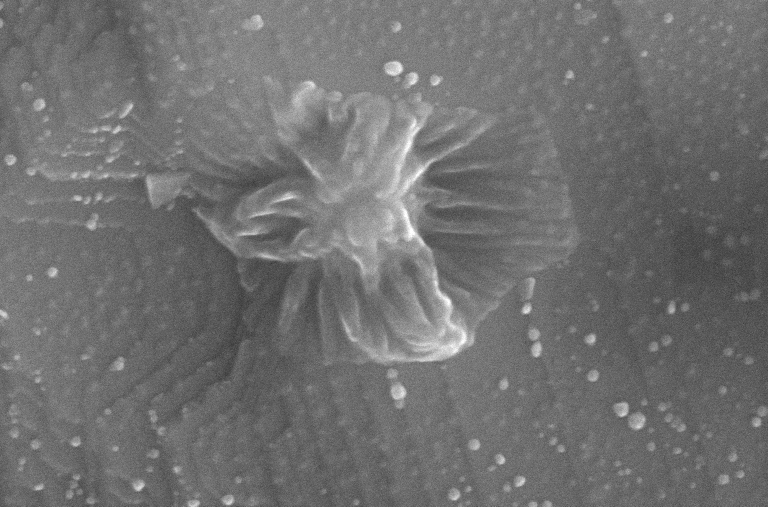
#> input picture SEM/Fresh Selection/1/G1BTO_005-1.png, 1536 x 1013 px (shown at 1/2 size)
$ jupyter execute Image.ipynb
#> lines starting #> are read from the running program, lines starting #| are printed output that depends on the picture
[cell 1]
import numpy as np
import matplotlib.pyplot as plt
import pandas as pd
import cv2

[cell 2]
def draw_rounded_rectangle(image, pt1, pt2, color, thickness=1, radius=10, label = None, lineType=cv2.LINE_8, shift=0,font=cv2.FONT_HERSHEY_PLAIN, font_scale=3, label_thickness=2):
    x1, y1 = pt1
    x2, y2 = pt2
    tl = (x1 + radius, y1 + radius)
    tr = (x2 - radius, y1 + radius)
    bl = (x1 + radius, y2 - radius)
    br = (x2 - radius, y2 - radius)

    cv2.line(image, (tl[0], y1), (tr[0], y1), color, thickness, lineType, shift)
    cv2.line(image, (bl[0], y2), (br[0], y2), color, thickness, lineType, shift)
    cv2.line(image, (x1, tl[1]), (x1, bl[1]), color, thickness, lineType, shift)
    cv2.line(image, (x2, tr[1]), (x2, br[1]), color, thickness, lineType, shift)

    cv2.ellipse(image, tl, (radius, radius), 180.0, 0, 90, color, thickness, lineType, shift)
    cv2.ellipse(image, tr, (radius, radius), 270.0, 0, 90, color, thickness, lineType, shift)
    cv2.ellipse(image, bl, (radius, radius), 90.0, 0, 90, color, thickness, lineType, shift)
    cv2.ellipse(image, br, (radius, radius), 0.0, 0, 90, color, thickness, lineType, shift)

    if label is not None:
        label_size, _ = cv2.getTextSize(label, font, font_scale, label_thickness)
        label_position = (tl[0], tl[1] + label_size[1])
        cv2.putText(image, label, label_position, font, font_scale, color, label_thickness)

    return image

[cell 3]
image = cv2.imread('G1BTO_005-1.png')
#> image is the input picture: shape (1013, 1536, 3); min 25, max 255, mean 112.2
thickness = 2  # Thickness of the rectangle border

x, y, w, h = 500, 280, 400, 300
color = (0, 255, 0)
draw_rounded_rectangle(image, (x, y), (x + w, y + h), color, thickness,16, label = "Zone 1")
#> in draw_rounded_rectangle, `cv2.ellipse(image, tl, (radius, radius), 180.0, 0, 90, color, thicknes..`: image: shape (1013, 1536, 3); mean B, G, R 111.9, 112.5, 111.9
#> in draw_rounded_rectangle, `cv2.ellipse(image, tr, (radius, radius), 270.0, 0, 90, color, thicknes..`: image: shape (1013, 1536, 3); mean B, G, R 111.9, 112.6, 111.9
#> in draw_rounded_rectangle, `cv2.ellipse(image, bl, (radius, radius), 90.0, 0, 90, color, thickness..`: image: shape (1013, 1536, 3); mean B, G, R 111.9, 112.6, 111.9
#> in draw_rounded_rectangle, `cv2.ellipse(image, br, (radius, radius), 0.0, 0, 90, color, thickness,..`: image: shape (1013, 1536, 3); mean B, G, R 111.9, 112.6, 111.9

x, y, w, h = 1200, 20, 400, 200
color = (0, 0, 255)  # Green color in BGR
draw_rounded_rectangle(image, (x, y), (x + w, y + h), color, thickness,16, label = "Zone 1")
#> call 2 of draw_rounded_rectangle, with pt1 = (1200, 20), pt2 = (1600, 220), color = (0, 0, 255), thickness = 2, radius = 16, label = 'Zone 1', lineType = 8, shift = 0
#> in draw_rounded_rectangle (call 2), `cv2.line(image, (x1, tl[1]), (x1, bl[1]), color, thickness, lineType, ..`: image: shape (1013, 1536, 3); mean B, G, R 111.7, 112.5, 112.1
#> in draw_rounded_rectangle (call 2), `cv2.ellipse(image, tl, (radius, radius), 180.0, 0, 90, color, thicknes..`: image: shape (1013, 1536, 3); mean B, G, R 111.7, 112.5, 112.1
#> in draw_rounded_rectangle (call 2), `cv2.ellipse(image, bl, (radius, radius), 90.0, 0, 90, color, thickness..`: image: shape (1013, 1536, 3); mean B, G, R 111.7, 112.5, 112.1
#> in draw_rounded_rectangle (call 2), `cv2.putText(image, label, label_position, font, font_scale, color, lab..`:
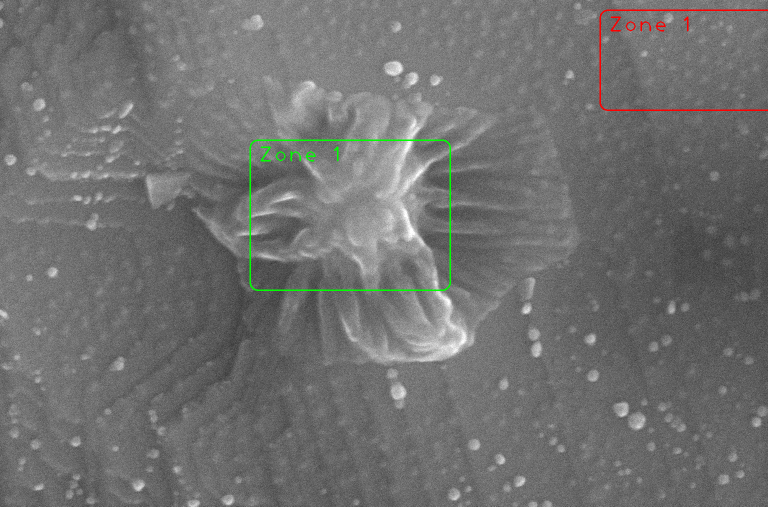
#> image: shape (1013, 1536, 3) (shown at 1/2 size); mean B, G, R 111.6, 112.4, 112.1
# Display the image with the rectangle
cv2.imshow('Rectangle', image)
cv2.waitKey(0)
cv2.destroyAllWindows()

[cell 4]
cv2.imwrite('output_image.jpg', image)
#> Out = True


$ run again, with SEM/Fresh Selection/1/Domain.tif saved as SEM/Fresh Selection/1/G1BTO_005-1.png
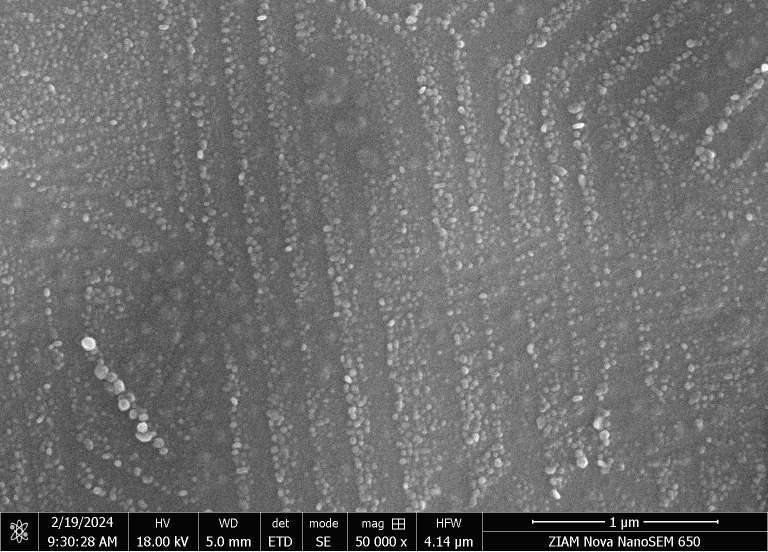
#> input picture SEM/Fresh Selection/1/Domain.tif, 1536 x 1103 px (shown at 1/2 size)
#> image is the input picture: shape (1103, 1536, 3); min 4, max 255, mean 108.6
#> in draw_rounded_rectangle (call 2), `cv2.putText(image, label, label_position, font, font_scale, color, lab..`:
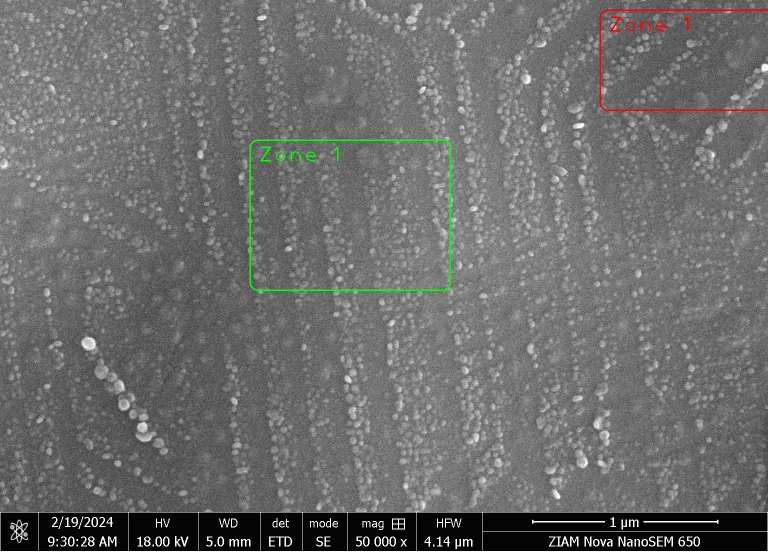
#> image: shape (1103, 1536, 3) (shown at 1/2 size); mean B, G, R 108.1, 108.8, 108.6
#> Out = True

$ run again, with SEM/Fresh Selection/1/Grain.tif saved as SEM/Fresh Selection/1/G1BTO_005-1.png
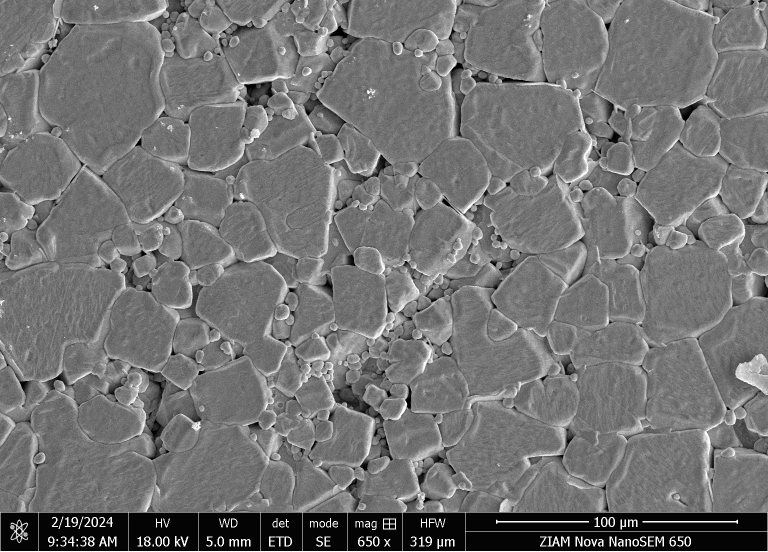
#> input picture SEM/Fresh Selection/1/Grain.tif, 1536 x 1103 px (shown at 1/2 size)
#> image is the input picture: shape (1103, 1536, 3); min 0, max 255, mean 114.9
#> in draw_rounded_rectangle (call 2), `cv2.putText(image, label, label_position, font, font_scale, color, lab..`:
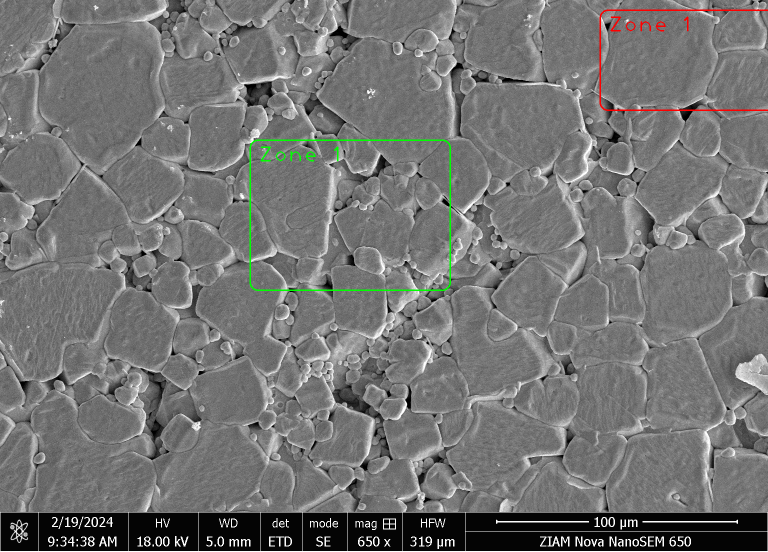
#> image: shape (1103, 1536, 3) (shown at 1/2 size); mean B, G, R 114.3, 115, 114.8
#> Out = True

$ run again, with SEM/Fresh Selection/1/NanoParticle.tif saved as SEM/Fresh Selection/1/G1BTO_005-1.png
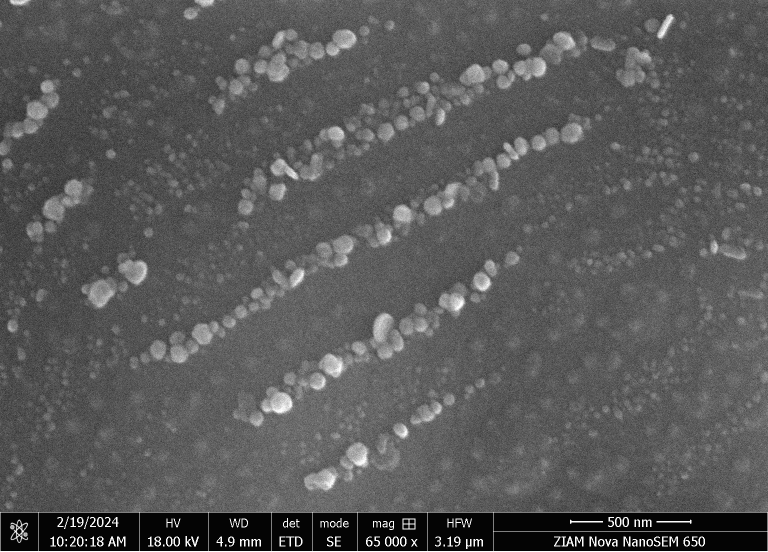
#> input picture SEM/Fresh Selection/1/NanoParticle.tif, 1536 x 1103 px (shown at 1/2 size)
#> image is the input picture: shape (1103, 1536, 3); min 4, max 255, mean 89.1
#> in draw_rounded_rectangle (call 2), `cv2.putText(image, label, label_position, font, font_scale, color, lab..`:
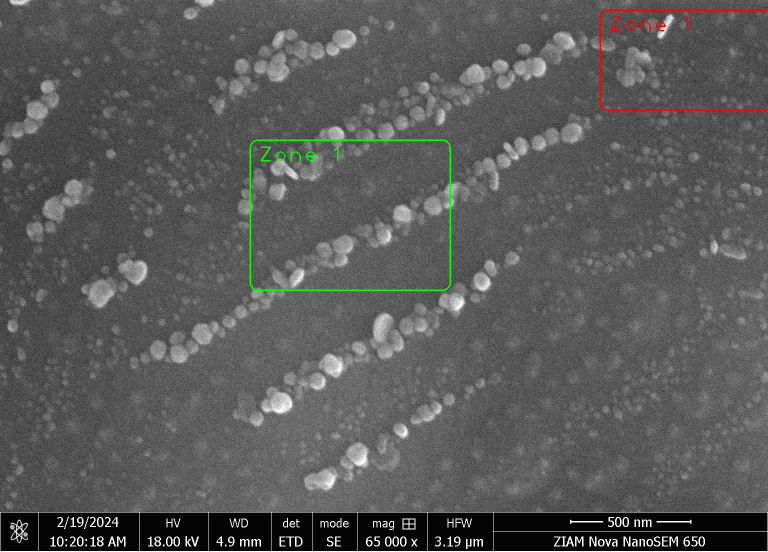
#> image: shape (1103, 1536, 3) (shown at 1/2 size); mean B, G, R 88.7, 89.4, 89.2
#> Out = True
